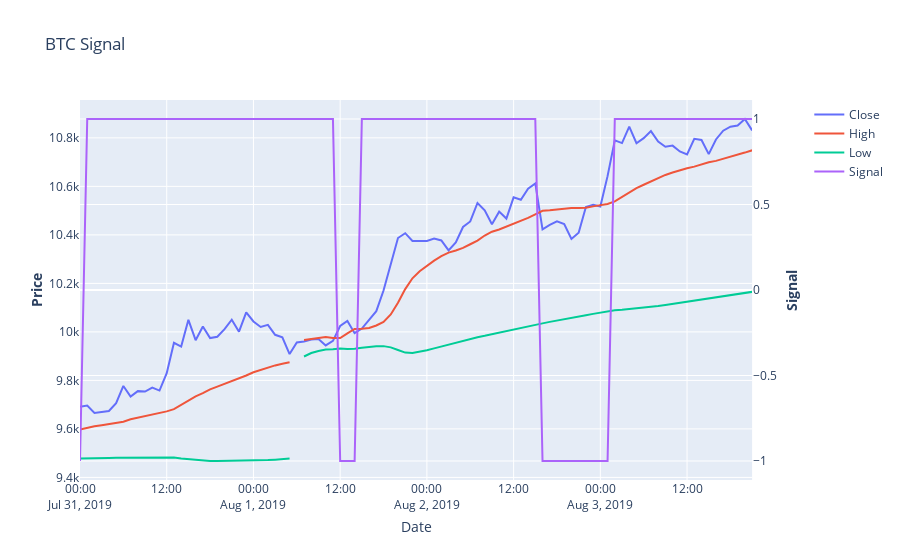
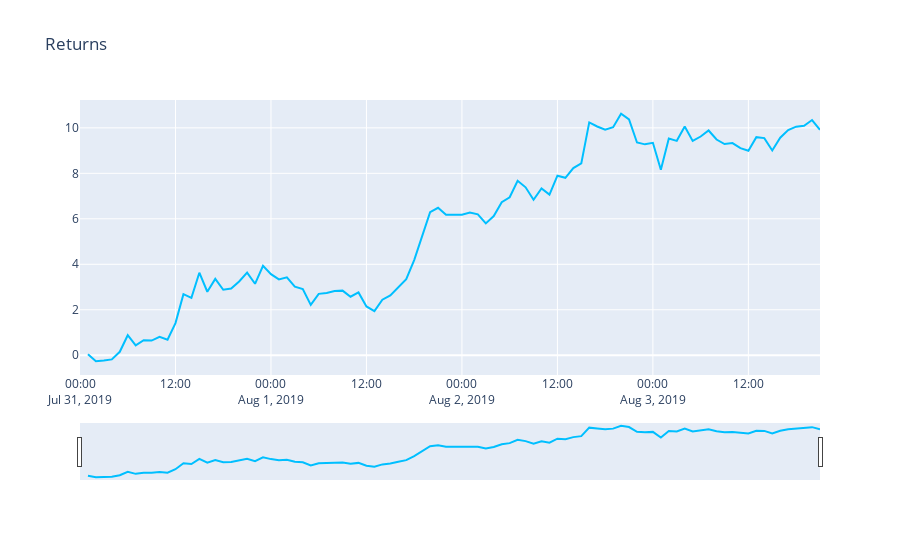

Write notebook code for charts like these, in order.
### Markdown cell above
# Check last n day strategy performance
-- using hourly granaulaity

### Code cell
i = 96
ret = all_sigs['Strategy Return'].iloc[-i:-1].cumsum()
ret = round(float(ret.iloc[-1]),2)
print("Past: {} day returns: {}% ".format(str(int(i/24)),ret))
ld = all_sigs.index.values
print("Last datetime entered: {}".format(ld[-1]))
plot_signal(all_prices[-i:-1],all_sigs[-i:-1])
plot_returns(all_prices[-i:-1],all_sigs[-i:-1])
